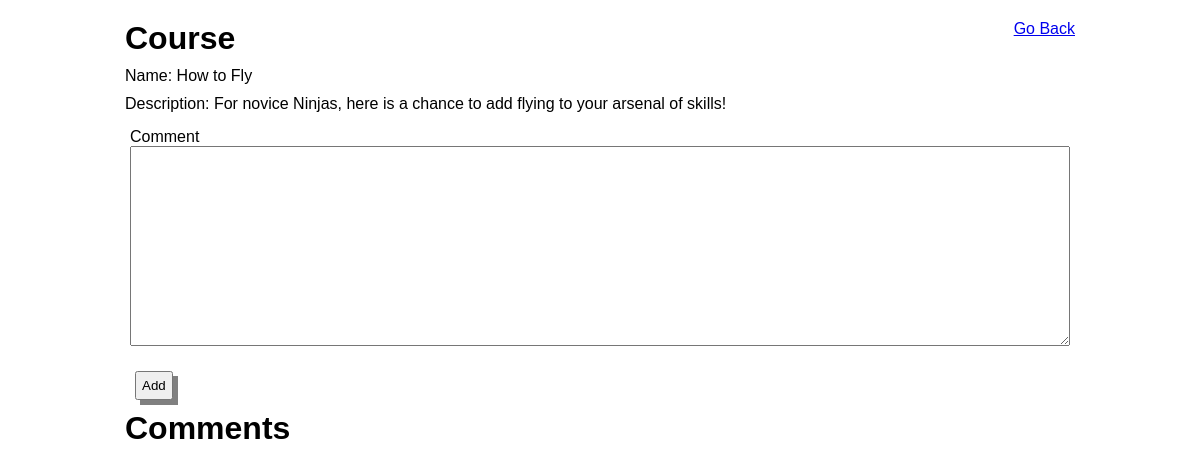
/courses/3/comments, run on an earlier commit of the app's database.
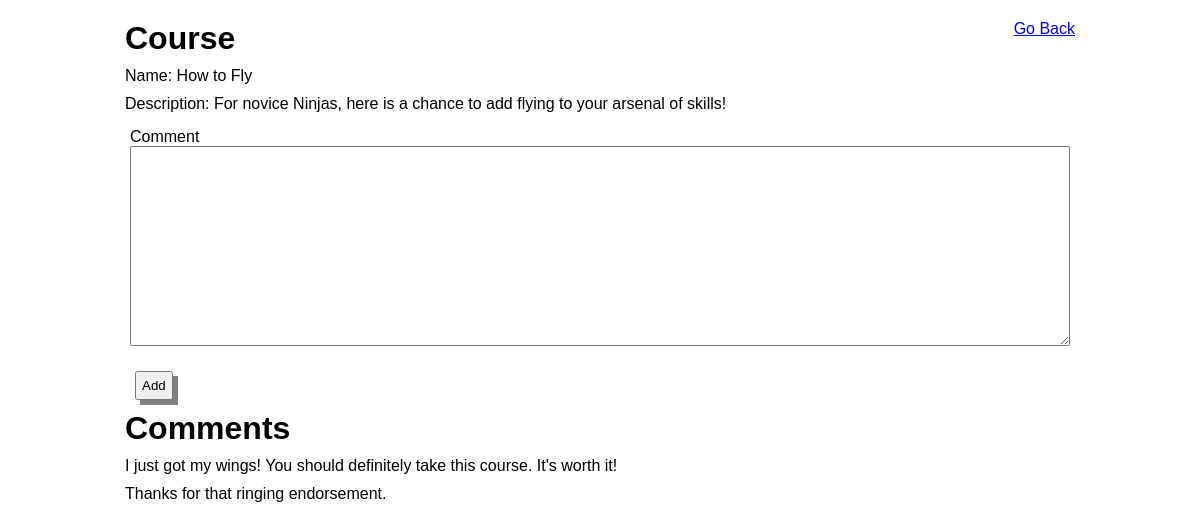
And on a later commit of the database.
### courses_app/models.py (models this page shows, shortened)
class Comment(models.Model):
    course = models.ForeignKey(Course, related_name="comments", on_delete = models.CASCADE)
    content = models.CharField(max_length=255)
    created_at = models.DateTimeField(auto_now_add = True)
    updated_at = models.DateTimeField(auto_now = True)
    objects = CommentManager()

### courses_app/views.py (the view)
# urls.py: path('courses/<int:course_id>/comments', views.show_comments),
def show_comments(request,course_id):
    context = {
        "course":  Course.objects.get(id = course_id),
        "comments": Comment.objects.filter(course = course_id),
    }
    return render(request,'comments.html', context)

### courses_app/templates/comments.html (shortened to what this page needs)
<!DOCTYPE html>
<html lang="en">
<head>
    {% load static %}
    <link rel="stylesheet" href="{% static 'style.css' %}">
</head>
<body>
    <div class="container">
        <a href="/" class="go-back">Go Back</a>
        <h1>Course</h1>
        <p>
            <span class="label">Name:</span>
            <span>{{ course.name }}</span>
        </p>
        <p>
            <span class="label">Description:</span>
            <span>{{ course.desc.desc }}</span>
        </p>
        <form action="/courses/{{ course.id }}/comments/add" method="POST">
            <p>
                <span>
                    <label for="course-comment">Comment</label>
                    <textarea name="content" id="course-comment"></textarea>
                </span>
            </p>
            <div>
                <button type="submit">Add</button>
            </div>
        </form>
        <h1>Comments</h1>
        {% for comment in comments %}
        <p class="comment">{{ comment.content }}</p>
        {% endfor %}
    </div>
</body>
</html>

What changed in the data, as far as the page shows it:
added Comment: content "I just got my wings! You should definitely take this course. It's worth it!"
added Comment: content "Thanks for that ringing endorsement."
